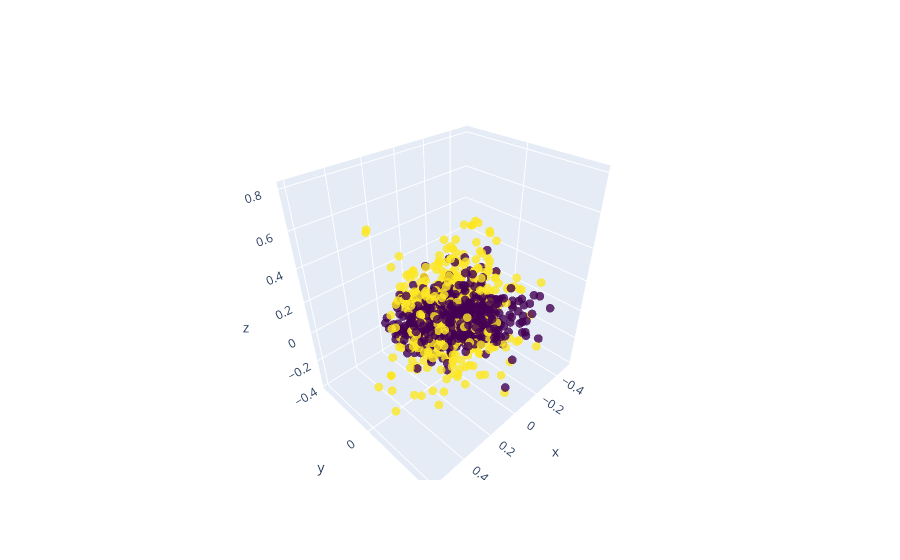

The notebook cell this image was saved under:
### Code cell
fig = go.Figure(data=[go.Scatter3d(x=data_final["pca-one"], 
                                   y=data_final["pca-two"], 
                                   z=data_final["pca-three"],
                                   
                                   marker=dict(
                                        size=3,
                                        color=data_final['y'],                
                                        colorscale='Viridis', 
                                        opacity=0.8),
                                   mode='markers')])
fig.show()

### Figure 1 — Plotly figure (JSON) as saved in the notebook; plotly's stock layout.template omitted (floating-point values rounded to 4 significant figures; data arrays with more than 128 entries replaced by an {"elided": "..."} marker saying what was removed)
{"data": [{"marker": {"color": {"elided": "1292 int values"}, "colorscale": [[0, "#440154"], [0.1111, "#482878"], [0.2222, "#3e4989"], [0.3333, "#31688e"], [0.4444, "#26828e"], [0.5556, "#1f9e89"], [0.6667, "#35b779"], [0.7778, "#6ece58"], [0.8889, "#b5de2b"], [1, "#fde725"]], "opacity": 0.8, "size": 3}, "mode": "markers", "type": "scatter3d", "x": {"elided": "1292 float values"}, "y": {"elided": "1292 float values"}, "z": {"elided": "1292 float values"}}], "layout": {}}
